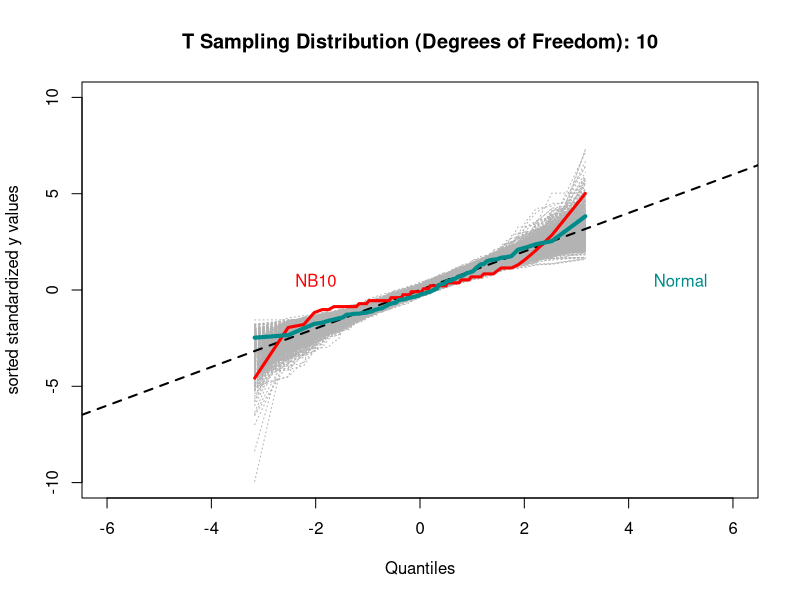

Here is the R script that generated this plot:
# Ryan Luk
# STAT 206
# Credit: Prof. David Draper (draper), UCSC 2020
# I made slight modifications / cleaned up

# unbuffer the output (ctrl + w)
# setwd( 'C:/Users/Ryan Luk/Github/bayesian-statistics' )

##### NB10

# t-distributions
t.probability.plot <- function( nu, y, M, seed ) {

	set.seed( seed )
	n <- length( y )
	standardized.y <- ( y - mean( y ) ) / sd( y )

	plot( qt( ( ( 1:n ) - 0.5 ) / n, nu ), sort( y ), col = 'red', 
		xlab = 'Quantiles', ylab = 'sorted standardized y values', 
		main = paste( 'T Sampling Distribution (Degrees of Freedom): ', 
		nu, sep = '' ), lwd = 2, type = 'n', xlim = c( -6, 6 ), 
		ylim = c( -10, 10 ) )

	for ( m in 1:M ) {
		y.star <- rt( n, nu )
		lines( qt( ( ( 1:n ) - 0.5 ) / n, nu ), sort( y.star ),
			lwd = 1, col = 'gray70', lty = 3 )
	}

	abline( 0, 1, lwd = 2, col = 'black', lty = 2 )
	lines( qt( ( ( 1:n ) - 0.5 ) / n, nu ), sort( standardized.y ), 
		lwd = 3, col = 'red' )
	text( -2, 0.5, 'NB10', col = 'red' )
	lines( qt( ( ( 1:n ) - 0.5 ) / n, nu ), sort( rnorm( n ) ), 
		lwd = 4, col = 'darkcyan' )
	text( 5, 0.5, 'Normal', col = 'darkcyan' )

	return( 'Done!' )
}

# data
y <- c( 409., 400., 406., 399., 402., 406., 401., 403., 401., 403.,
        398., 403., 407., 402., 401., 399., 400., 401., 405., 402., 
        408., 399., 399., 402., 399., 397., 407., 401., 399., 401., 
        403., 400., 410., 401., 407., 423., 406., 406., 402., 405., 
        405., 409., 399., 402., 407., 406., 413., 409., 404., 402., 
        404., 406., 407., 405., 411., 410., 410., 410., 401., 402., 
        404., 405., 392., 407., 406., 404., 403., 408., 404., 407., 
        412., 406., 409., 400., 408., 404., 401., 404., 408., 406., 
        408., 406., 401., 412., 393., 437., 418., 415., 404., 401., 
        401., 407., 412., 375., 409., 406., 398., 406., 403., 404. 
)
# iterations
M <- 1000
seed <- 3412519
# degrees of freedom, t-distribution
nu <- 10

t.probability.plot( nu, y, M, seed )
